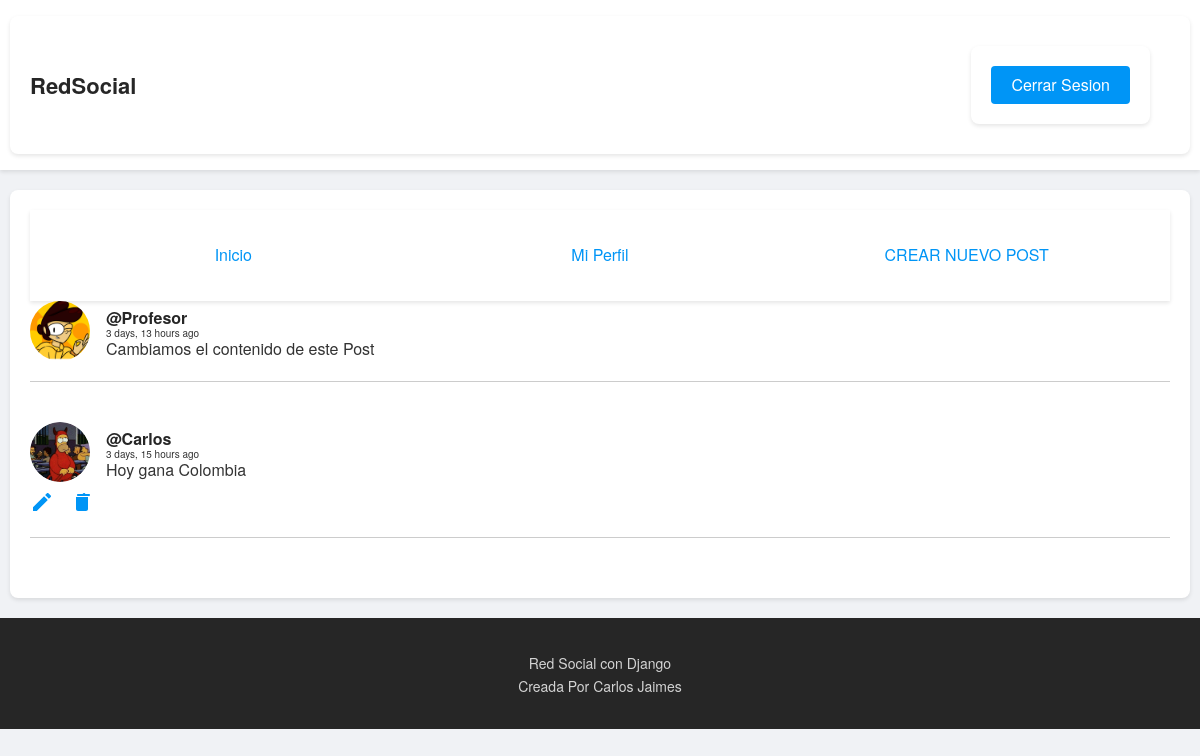
The app's page / (signed in), older data.
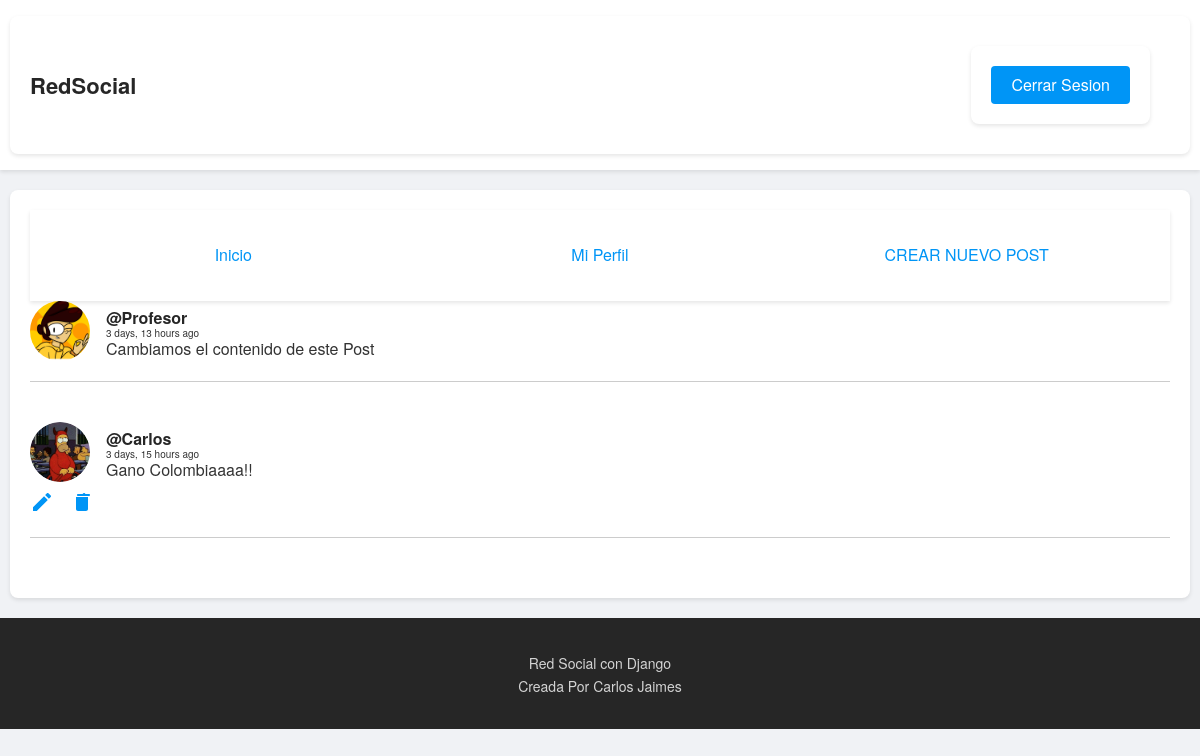
The same page, newer data.
### social/models.py (models this page shows, shortened)
class Post(models.Model):
	user = models.ForeignKey(User, on_delete=models.CASCADE, related_name='posts')
	timestamp = models.DateTimeField(default=timezone.now)
	content = models.TextField()
	class Meta:
		ordering = ['-timestamp']

class Profile(models.Model):
    user = models.OneToOneField(User, on_delete=models.CASCADE)
    image = models.ImageField(default='batman.png', upload_to='profile_images')

### social/views.py (the view)
# urls.py: path('', views.feed, name='feed'),
@login_required
def feed(request):
    posts = Post.objects.all().order_by('-timestamp')
    return render(request, 'social/feed.html', {'posts': posts})

### social/templates/social/feed.html (shortened to what this page needs)
{% extends 'social/layout.html' %}
{% load humanize %}
{% block content %}
{% for post in posts %}
<article>
    <div class="container-article">
        <img src="{{ post.user.profile.image.url }}">
        <div>
            <h2 class="username"><a href="{% url 'profile' post.user.username %}">@{{ post.user.username }}</a></h2>
            <time data-time="#">{{ post.timestamp|naturaltime }}</time>
            <div class="post">{{ post.content }}</div>
        </div>
    </div>
    {% if request.user == post.user %}
    <div class="post-actions">
        <a href="{% url 'edit_post' post.id %}" title="Edit">
            <svg width="24" height="24" viewBox="0 0 24 24" fill="none" xmlns="http://www.w3.org/2000/svg">
                <path d="M3 17.25V21H6.75L17.81 9.94L14.06 6.19L3 17.25ZM20.71 7.04C21.1 6.65 21.1 6 20.71 5.61L18.39 3.29C18 2.9 17.35 2.9 16.96 3.29L15.13 5.12L18.88 8.87L20.71 7.04Z" fill="currentColor"/>
            </svg>
        </a>
        <a href="{% url 'delete_post' post.id %}" title="Delete">
        </a>
    </div>
    {% endif %}
</article>
{% endfor %}
{% endblock %}

Row changes from the older to the newer data that the page shows:
changed Post "Carlos": content "Hoy gana Colombia" → "Gano Colombiaaaa!!"
